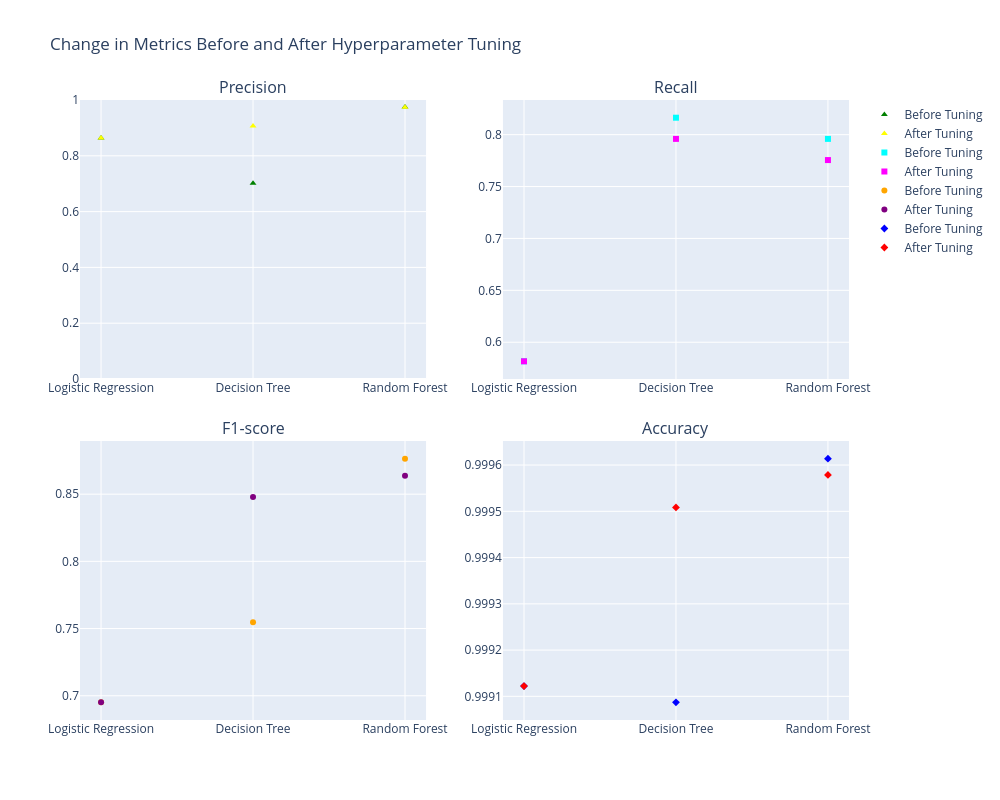

Write notebook code for a chart like this one.
### Code cell
import plotly.graph_objs as go
from plotly.subplots import make_subplots
import matplotlib.pyplot as plt
from sklearn.metrics import accuracy_score, precision_score, recall_score, f1_score

# Define the model names
model_names = ['Logistic Regression', 'Decision Tree', 'Random Forest']

# Define the performance metrics before hyperparameter tuning
accuracy_before_tuning = [accuracy_score(y_test, y_pred_log_reg), 
                          accuracy_score(y_test, y_pred_decision_tree), 
                          accuracy_score(y_test, y_pred_random_forest)]

# Define the performance metrics after hyperparameter tuning
accuracy_after_tuning = [grid_search_log_reg.best_score_,
                         grid_search_decision_tree.best_score_,
                         random_search_random_forest.best_score_]

# Calculate precision scores before tuning
precision_before_tuning = [precision_score(y_test, y_pred_log_reg), 
                            precision_score(y_test, y_pred_decision_tree), 
                            precision_score(y_test, y_pred_random_forest)]

# Calculate recall scores before tuning
recall_before_tuning = [recall_score(y_test, y_pred_log_reg), 
                        recall_score(y_test, y_pred_decision_tree), 
                        recall_score(y_test, y_pred_random_forest)]

# Calculate F1 scores before tuning
f1_before_tuning = [f1_score(y_test, y_pred_log_reg), 
                    f1_score(y_test, y_pred_decision_tree), 
                    f1_score(y_test, y_pred_random_forest)]

# Calculate precision scores after tuning
precision_after_tuning = [precision_score(y_test, grid_search_log_reg.best_estimator_.predict(X_test_scaled)), 
                            precision_score(y_test, grid_search_decision_tree.best_estimator_.predict(X_test)), 
                            precision_score(y_test, random_search_random_forest.best_estimator_.predict(X_test))]

# Calculate recall scores after tuning
recall_after_tuning = [recall_score(y_test, grid_search_log_reg.best_estimator_.predict(X_test_scaled)), 
                        recall_score(y_test, grid_search_decision_tree.best_estimator_.predict(X_test)), 
                        recall_score(y_test, random_search_random_forest.best_estimator_.predict(X_test))]

# Calculate F1 scores after tuning
f1_after_tuning = [f1_score(y_test, grid_search_log_reg.best_estimator_.predict(X_test_scaled)), 
                    f1_score(y_test, grid_search_decision_tree.best_estimator_.predict(X_test)), 
                    f1_score(y_test, random_search_random_forest.best_estimator_.predict(X_test))]

# Calculate accuracy before tuning
accuracy_before_tuning = [accuracy_score(y_test, y_pred_log_reg), 
                          accuracy_score(y_test, y_pred_decision_tree), 
                          accuracy_score(y_test, y_pred_random_forest)]

# Calculate accuracy after tuning
accuracy_after_tuning = [accuracy_score(y_test, grid_search_log_reg.best_estimator_.predict(X_test_scaled)), 
                            accuracy_score(y_test, grid_search_decision_tree.best_estimator_.predict(X_test)), 
                            accuracy_score(y_test, random_search_random_forest.best_estimator_.predict(X_test))]

# Create subplots for each metric
fig = make_subplots(rows=2, cols=2, subplot_titles=("Precision", "Recall", "F1-score", "Accuracy"), vertical_spacing=0.1)

# Add traces for precision
fig.add_trace(go.Scatter(x=model_names, y=precision_before_tuning, mode='markers', name='Before Tuning', marker=dict(color='green', symbol='triangle-up')), row=1, col=1)
fig.add_trace(go.Scatter(x=model_names, y=precision_after_tuning, mode='markers', name='After Tuning', marker=dict(color='yellow', symbol='triangle-up')), row=1, col=1)

# Add traces for recall
fig.add_trace(go.Scatter(x=model_names, y=recall_before_tuning, mode='markers', name='Before Tuning', marker=dict(color='cyan', symbol='square')), row=1, col=2)
fig.add_trace(go.Scatter(x=model_names, y=recall_after_tuning, mode='markers', name='After Tuning', marker=dict(color='magenta', symbol='square')), row=1, col=2)

# Add traces for F1-score
fig.add_trace(go.Scatter(x=model_names, y=f1_before_tuning, mode='markers', name='Before Tuning', marker=dict(color='orange', symbol='circle')), row=2, col=1)
fig.add_trace(go.Scatter(x=model_names, y=f1_after_tuning, mode='markers', name='After Tuning', marker=dict(color='purple', symbol='circle')), row=2, col=1)

# Add traces for Accuracy
fig.add_trace(go.Scatter(x=model_names, y=accuracy_before_tuning, mode='markers', name='Before Tuning', marker=dict(color='blue', symbol='diamond')), row=2, col=2)
fig.add_trace(go.Scatter(x=model_names, y=accuracy_after_tuning, mode='markers', name='After Tuning', marker=dict(color='red', symbol='diamond')), row=2, col=2)

# Update layout
fig.update_layout(title='Change in Metrics Before and After Hyperparameter Tuning', showlegend=True, yaxis=dict(range=[0, 1]), height=800, width=1000)

fig.show()

### Figure 1 — Plotly figure (JSON) as saved in the notebook; plotly's stock layout.template omitted (floating-point values rounded to 4 significant figures)
{"data": [{"marker": {"color": "green", "symbol": "triangle-up"}, "mode": "markers", "name": "Before Tuning", "type": "scatter", "x": ["Logistic Regression", "Decision Tree", "Random Forest"], "xaxis": "x", "y": [0.8636, 0.7018, 0.975], "yaxis": "y"}, {"marker": {"color": "yellow", "symbol": "triangle-up"}, "mode": "markers", "name": "After Tuning", "type": "scatter", "x": ["Logistic Regression", "Decision Tree", "Random Forest"], "xaxis": "x", "y": [0.8636, 0.907, 0.9744], "yaxis": "y"}, {"marker": {"color": "cyan", "symbol": "square"}, "mode": "markers", "name": "Before Tuning", "type": "scatter", "x": ["Logistic Regression", "Decision Tree", "Random Forest"], "xaxis": "x2", "y": [0.5816, 0.8163, 0.7959], "yaxis": "y2"}, {"marker": {"color": "magenta", "symbol": "square"}, "mode": "markers", "name": "After Tuning", "type": "scatter", "x": ["Logistic Regression", "Decision Tree", "Random Forest"], "xaxis": "x2", "y": [0.5816, 0.7959, 0.7755], "yaxis": "y2"}, {"marker": {"color": "orange", "symbol": "circle"}, "mode": "markers", "name": "Before Tuning", "type": "scatter", "x": ["Logistic Regression", "Decision Tree", "Random Forest"], "xaxis": "x3", "y": [0.6951, 0.7547, 0.8764], "yaxis": "y3"}, {"marker": {"color": "purple", "symbol": "circle"}, "mode": "markers", "name": "After Tuning", "type": "scatter", "x": ["Logistic Regression", "Decision Tree", "Random Forest"], "xaxis": "x3", "y": [0.6951, 0.8478, 0.8636], "yaxis": "y3"}, {"marker": {"color": "blue", "symbol": "diamond"}, "mode": "markers", "name": "Before Tuning", "type": "scatter", "x": ["Logistic Regression", "Decision Tree", "Random Forest"], "xaxis": "x4", "y": [0.9991, 0.9991, 0.9996], "yaxis": "y4"}, {"marker": {"color": "red", "symbol": "diamond"}, "mode": "markers", "name": "After Tuning", "type": "scatter", "x": ["Logistic Regression", "Decision Tree", "Random Forest"], "xaxis": "x4", "y": [0.9991, 0.9995, 0.9996], "yaxis": "y4"}], "layout": {"annotations": [{"font": {"size": 16}, "showarrow": false, "text": "Precision", "x": 0.225, "xanchor": "center", "xref": "paper", "y": 1, "yanchor": "bottom", "yref": "paper"}, {"font": {"size": 16}, "showarrow": false, "text": "Recall", "x": 0.775, "xanchor": "center", "xref": "paper", "y": 1, "yanchor": "bottom", "yref": "paper"}, {"font": {"size": 16}, "showarrow": false, "text": "F1-score", "x": 0.225, "xanchor": "center", "xref": "paper", "y": 0.45, "yanchor": "bottom", "yref": "paper"}, {"font": {"size": 16}, "showarrow": false, "text": "Accuracy", "x": 0.775, "xanchor": "center", "xref": "paper", "y": 0.45, "yanchor": "bottom", "yref": "paper"}], "height": 800, "showlegend": true, "title": {"text": "Change in Metrics Before and After Hyperparameter Tuning"}, "width": 1000, "xaxis": {"anchor": "y", "domain": [0, 0.45]}, "xaxis2": {"anchor": "y2", "domain": [0.55, 1]}, "xaxis3": {"anchor": "y3", "domain": [0, 0.45]}, "xaxis4": {"anchor": "y4", "domain": [0.55, 1]}, "yaxis": {"anchor": "x", "domain": [0.55, 1], "range": [0, 1]}, "yaxis2": {"anchor": "x2", "domain": [0.55, 1]}, "yaxis3": {"anchor": "x3", "domain": [0, 0.45]}, "yaxis4": {"anchor": "x4", "domain": [0, 0.45]}}}
